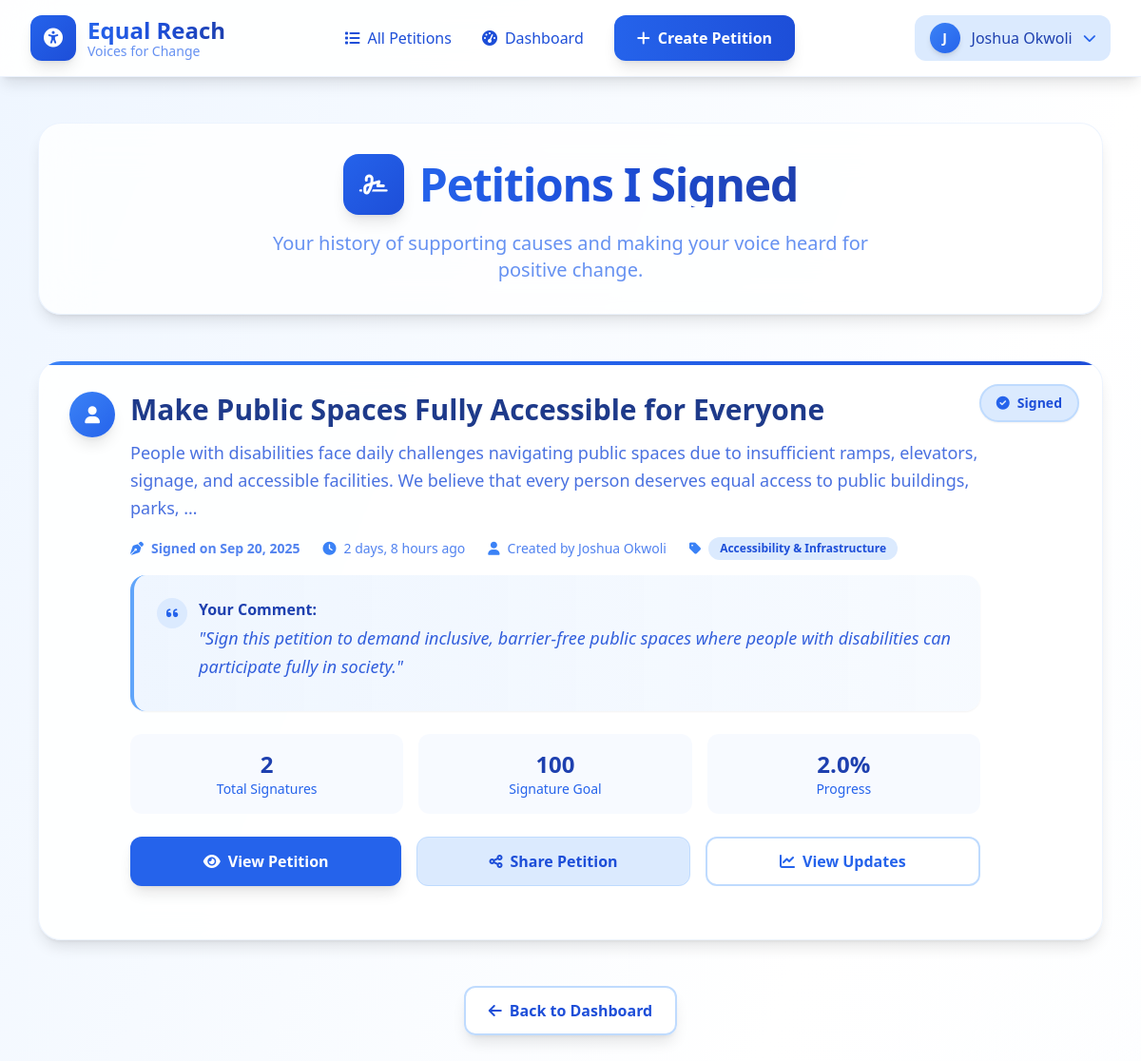
/petitions/my-signatures/ (signed in), run on the app's committed database.
### petitions/models.py (models this page shows, shortened)
class Signature(models.Model):
    petition = models.ForeignKey(
        Petition, on_delete=models.CASCADE, related_name="signatures"
    )
    user = models.ForeignKey(
        settings.AUTH_USER_MODEL, on_delete=models.CASCADE, related_name="signatures"
    )
    comment = models.TextField(blank=True, null=True)
    signed_at = models.DateTimeField(default=timezone.now)
    class Meta:
        unique_together = ("petition", "user")  # Prevent duplicate signatures

class Petition(models.Model):
    creator = models.ForeignKey(
        settings.AUTH_USER_MODEL, on_delete=models.CASCADE, related_name="petitions"
    )
    title = models.CharField(max_length=200)
    description = models.TextField()
    category = models.CharField(max_length=100, blank=True, null=True)  # optional
    goal = models.PositiveIntegerField(default=100)  # target number of signatures
    created_at = models.DateTimeField(default=timezone.now)
    updated_at = models.DateTimeField(auto_now=True)
    is_active = models.BooleanField(default=True)
    def total_signatures(self):
        return self.signatures.count()
    def progress_percentage(self):
        if self.goal > 0:
            return (self.total_signatures() / self.goal) * 100
        return 0

### petitions/views.py (the view)
# urls.py: path('my-signatures/', views.my_signatures, name='my_signatures'),
@login_required
def my_signatures(request):
    user = request.user
    signatures = Signature.objects.filter(user=user).select_related("petition").order_by("-signed_at")
    paginator = Paginator(signatures, 10)
    page_number = request.GET.get("page")
    page_obj = paginator.get_page(page_number)
    context = {
        "page_obj": page_obj,
        "signatures": page_obj.object_list,
    }
    return render(request, "petitions/my_signatures.html", context)

### petitions/templates/petitions/my_signatures.html (shortened to what this page needs)
{% extends "petitions/base.html" %}
{% load static %}
{% block content %}
<div class="min-h-screen bg-gradient-to-br from-blue-50 via-white to-blue-50/30 py-12">
    <div class="max-w-6xl mx-auto px-4">
        <div class="text-center mb-12 bg-white/80 backdrop-blur-xl rounded-3xl p-8 shadow-lg border border-blue-100/50">
            <div class="flex items-center justify-center gap-4 mb-4">
                <div class="w-16 h-16 bg-gradient-to-br from-blue-600 to-blue-700 rounded-2xl flex items-center justify-center shadow-lg animate-float">
                    <i class="fas fa-signature text-white text-2xl"></i>
                </div>
                <h1 class="text-5xl font-black bg-gradient-to-r from-blue-600 via-blue-700 to-blue-800 bg-clip-text text-transparent tracking-tight">
                </h1>
            </div>
            <p class="text-xl text-blue-600/70 font-light max-w-2xl mx-auto">
                Your history of supporting causes and making your voice heard for positive change.
            </p>
        </div>
        {% if signatures %}
            <div class="grid gap-6 mb-12">
                {% for signature in signatures %}
                    <article class="group bg-white/90 backdrop-blur-xl rounded-3xl p-8 shadow-lg border border-blue-100/50 hover:shadow-2xl hover:shadow-blue-500/10 hover:-translate-y-1 transition-all duration-500 relative overflow-hidden">
                        <div class="absolute top-0 left-0 right-0 h-1 bg-gradient-to-r from-blue-500 via-blue-600 to-blue-700"></div>
                        <div class="absolute top-6 right-6">
                            <div class="bg-blue-100 text-blue-700 px-4 py-2 rounded-full text-sm font-semibold border-2 border-blue-200 flex items-center gap-2 shadow-sm">
                                <i class="fas fa-check-circle text-blue-600"></i>
                                Signed
                            </div>
                        </div>
                        <div class="pr-24">
                            <div class="flex items-start gap-4 mb-6">
                                <div class="w-12 h-12 bg-gradient-to-br from-blue-500 to-blue-600 rounded-full flex items-center justify-center text-white font-bold text-lg shadow-lg flex-shrink-0">
                                    <i class="fas fa-user"></i>
                                </div>
                                <div class="flex-1">
                                    <h2 class="text-3xl font-bold text-blue-900 mb-3 leading-tight group-hover:text-blue-700 transition-colors duration-300">
                                        {{ signature.petition.title }}
                                    </h2>
                                    <p class="text-blue-700/80 text-lg leading-relaxed mb-4">
                                        {{ signature.petition.description|truncatewords:30 }}
                                    </p>
                                    <div class="flex flex-wrap items-center gap-6 text-blue-600/80 text-sm mb-4">
                                        <div class="flex items-center gap-2">
                                            <i class="fas fa-pen-nib text-blue-500"></i>
                                            <span class="font-semibold">Signed on {{ signature.signed_at|date:"M d, Y" }}</span>
                                        </div>
                                        <div class="flex items-center gap-2">
                                            <i class="fas fa-clock text-blue-500"></i>
                                            <span class="font-medium">{{ signature.signed_at|timesince }} ago</span>
                                        </div>
                                        <div class="flex items-center gap-2">
                                            <i class="fas fa-user text-blue-500"></i>
                                            <span class="font-medium">
                                                Created by {{ signature.petition.creator.get_full_name|default:signature.petition.creator.username }}
                                            </span>
                                        </div>
                                        {% if signature.petition.category %}
                                            <div class="flex items-center gap-2">
                                                <i class="fas fa-tag text-blue-500"></i>
                                                <span class="bg-blue-100 text-blue-700 px-3 py-1 rounded-full text-xs font-semibold">
                                                    {{ signature.petition.category }}
                                                </span>
                                            </div>
                                        {% endif %}
                                    </div>
                                    {% if signature.comment %}
                                        <div class="bg-gradient-to-r from-blue-50 to-blue-50/50 rounded-2xl p-6 border-l-4 border-blue-400 shadow-sm">
                                            <div class="flex items-start gap-3 mb-2">
                                                <div class="w-8 h-8 bg-blue-100 rounded-full flex items-center justify-center flex-shrink-0">
                                                    <i class="fas fa-quote-left text-blue-600 text-sm"></i>
                                                </div>
                                                <div class="flex-1">
                                                    <h4 class="font-semibold text-blue-800 mb-1">Your Comment:</h4>
                                                    <blockquote class="text-blue-700/90 italic text-lg leading-relaxed">
                                                        "{{ signature.comment }}"
                                                    </blockquote>
                                                </div>
                                            </div>
                                        </div>
                                    {% endif %}
                                    <div class="mt-6 grid grid-cols-1 md:grid-cols-3 gap-4">
                                        <div class="bg-blue-50/50 rounded-xl p-4 text-center">
                                            <div class="text-2xl font-bold text-blue-800">
                                                {{ signature.petition.total_signatures|default:0 }}
                                            </div>
                                            <div class="text-blue-600 text-sm font-medium">
                                                Total Signatures
                                            </div>
                                        </div>
                                        <div class="bg-blue-50/50 rounded-xl p-4 text-center">
                                            <div class="text-2xl font-bold text-blue-800">
                                                {{ signature.petition.goal }}
                                            </div>
                                            <div class="text-blue-600 text-sm font-medium">
                                                Signature Goal
                                            </div>
                                        </div>
                                        <div class="bg-blue-50/50 rounded-xl p-4 text-center">
                                            <div class="text-2xl font-bold text-blue-800">
                                                {{ signature.petition.progress_percentage|floatformat:1 }}%
                                            </div>
                                            <div class="text-blue-600 text-sm font-medium">
                                                Progress
                                            </div>
                                        </div>
                                    </div>
                                    <div class="flex flex-wrap gap-4 mt-6">
                                        <a href="{% url 'petitions:petition_detail' signature.petition.pk %}"
                                           class="flex-1 min-w-[160px] bg-blue-600 hover:bg-blue-700 text-white text-center py-3 px-6 rounded-xl font-semibold transition-all duration-200 shadow-lg hover:shadow-xl flex items-center justify-center gap-2">
                                            <i class="fas fa-eye"></i>
                                            View Petition
                                        </a>
                                        <a href="#"
                                           class="flex-1 min-w-[160px] bg-blue-100 hover:bg-blue-200 text-blue-700 text-center py-3 px-6 rounded-xl font-semibold transition-all duration-200 border border-blue-200 hover:border-blue-300 flex items-center justify-center gap-2">
                                            <i class="fas fa-share-alt"></i>
                                            Share Petition
                                        </a>
                                        <a href="#"
                                           class="flex-1 min-w-[160px] bg-white hover:bg-gray-50 text-blue-600 text-center py-3 px-6 rounded-xl font-semibold transition-all duration-200 border-2 border-blue-200 hover:border-blue-300 flex items-center justify-center gap-2">
                                            <i class="fas fa-chart-line"></i>
                                            View Updates
                                        </a>
                                    </div>
                                </div>
                            </div>
                        </div>
                    </article>
                {% endfor %}
            </div>
        {% endif %}
        <div class="text-center mt-12">
            <a href="{% url 'dashboard' %}"
               class="inline-flex items-center gap-2 bg-white/90 backdrop-blur-lg text-blue-700 px-6 py-3 rounded-xl font-semibold shadow-lg hover:shadow-xl border-2 border-blue-200 hover:border-blue-300 transform hover:-translate-y-0.5 transition-all duration-300">
                <i class="fas fa-arrow-left"></i>
                Back to Dashboard
            </a>
        </div>
    </div>
</div>
{% endblock %}

### petitions/templates/petitions/base.html (shortened to what this page needs)
{% load static %}
<!DOCTYPE html>
<html lang="en" class="scroll-smooth">
<head>
    <link href="{% static 'css/output.css' %}" rel="stylesheet">
    <script src="https://cdn.tailwindcss.com"></script>
    <link href="https://cdnjs.cloudflare.com/ajax/libs/font-awesome/6.0.0/css/all.min.css" rel="stylesheet">
</head>
<body class="min-h-screen bg-gradient-to-br from-blue-50 via-white to-blue-50/30 text-gray-900">
    <nav class="sticky top-0 z-50 bg-white/90 backdrop-blur-xl border-b border-blue-100/50 shadow-lg">
        <div class="max-w-7xl mx-auto px-4 sm:px-6 lg:px-8">
            <div class="flex justify-between items-center h-20">
                <div class="flex items-center space-x-4">
                    <a href="{% url 'dashboard' %}" class="flex items-center space-x-3 group">
                        <div class="w-12 h-12 bg-gradient-to-br from-blue-600 to-blue-700 rounded-xl flex items-center justify-center shadow-lg group-hover:scale-110 transition-transform duration-300">
                            <i class="fas fa-universal-access text-white text-xl"></i>
                        </div>
                        <div class="hidden sm:block">
                            <h1 class="text-2xl font-black bg-gradient-to-r from-blue-600 via-blue-700 to-blue-800 bg-clip-text text-transparent">
                            </h1>
                            <p class="text-sm text-blue-600/70 font-medium -mt-1">Voices for Change</p>
                        </div>
                    </a>
                </div>
                <div class="hidden lg:flex items-center space-x-8">
                    <a href="{% url 'petitions:petition_list' %}" class="nav-link text-blue-700 hover:text-blue-800 font-medium transition-colors duration-200 relative group">
                        <i class="fas fa-list mr-2"></i>All Petitions
                    </a>
                    {% if user.is_authenticated %}
                        <a href="{% url 'dashboard' %}" class="nav-link text-blue-700 hover:text-blue-800 font-medium transition-colors duration-200 relative group">
                            <i class="fas fa-tachometer-alt mr-2"></i>Dashboard
                        </a>
                        <a href="{% url 'petitions:petition_create' %}" class="bg-gradient-to-r from-blue-600 to-blue-700 text-white px-6 py-3 rounded-xl font-semibold shadow-lg hover:shadow-xl hover:-translate-y-0.5 transition-all duration-300 hover:from-blue-700 hover:to-blue-800">
                            <i class="fas fa-plus mr-2"></i>Create Petition
                        </a>
                    {% endif %}
                </div>
                <div class="flex items-center space-x-4">
                    {% if user.is_authenticated %}
                        <div class="relative group">
                            <button class="flex items-center space-x-3 bg-blue-100 hover:bg-blue-200 px-4 py-2 rounded-xl transition-colors duration-200">
                                <div class="w-8 h-8 bg-gradient-to-br from-blue-500 to-blue-600 rounded-full flex items-center justify-center text-white font-bold text-sm shadow-md">
                                   {{ user.get_full_name.0|upper }}
                                </div>
                                <span class="hidden sm:block font-medium text-blue-800">{{ user.get_full_name|default:user.username }}</span>
                                <i class="fas fa-chevron-down text-blue-600 text-sm group-hover:rotate-180 transition-transform duration-200"></i>
                            </button>
                        </div>
                    {% endif %}
                </div>
            </div>
        </div>
    </nav>
    <main class="flex-grow">
        {% block content %}{% endblock %}
    </main>
</body>
</html>

### petitions/templates/petitions/my_signatures.html (style rules this page uses)
.animate-float { animation: float 3s ease-in-out infinite; }
article { animation: slideInUp 0.6s ease-out forwards; }

### petitions/templates/petitions/base.html (style rules this page uses)
.animate-float { animation: float 3s ease-in-out infinite; }

### data on the page
Signature: petition "Make Public Spaces Fully Accessible for Everyone", petition.description "People with disabilities face daily challenges navigating public spaces due to insufficient ramps, elevators, signage, and accessible facilities. We believe that every person deserves equal access to public buildings, parks, …", signed_at "Sep 20, 2025", signed_at "2 days, 8 hours", petition.creator.get_full_name "Joshua Okwoli", petition.category "Accessibility & Infrastructure", comment "Sign this petition to demand inclusive, barrier-free public spaces where people with disabilities can participate fully in society.", petition.total_signatures "2", petition.goal "100", petition.progress_percentage "2.0"

### other printed values
{{ user.get_full_name.0|upper }} "J"
{{ user.get_full_name|default:user.username }} "Joshua Okwoli"
